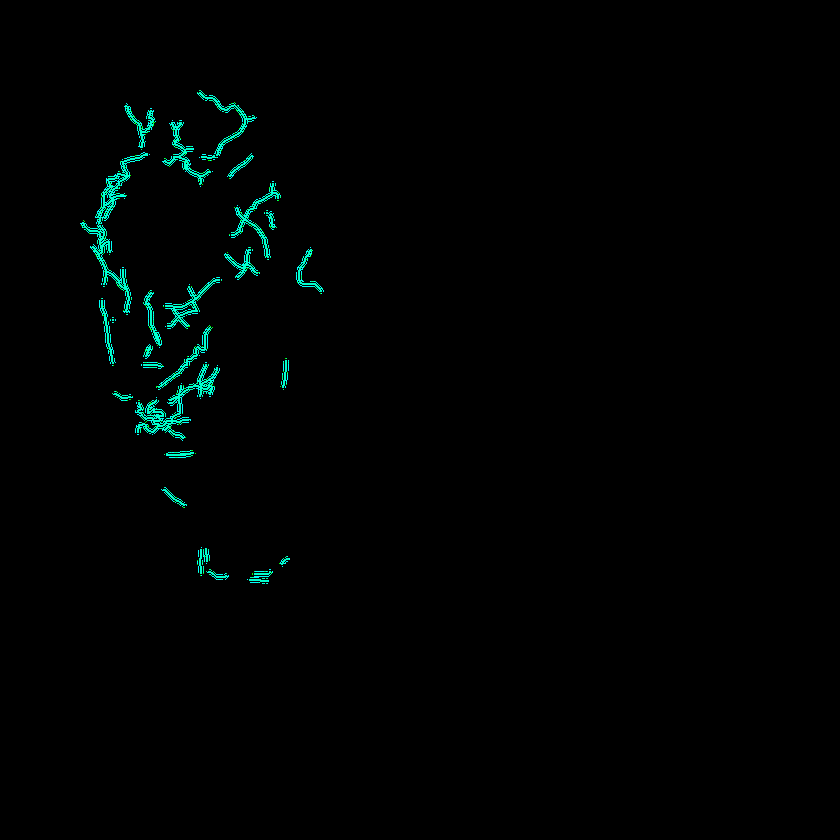
#> input picture docs/文档库/神秘乱七八糟的文档/road_patch_20261003_111909.png, 840 x 840 px, shrunk from 6528 x 6528 before the run, given in place of bigworldmap-13056.jpg, which was not available
$ python extract_v5_bridge.py   (older library calls are emulated)
#> lines starting #> are read from the running program, lines starting #| are printed output that depends on the picture; after the words box and inside, x2 and y2 are one past the last pixel; in counts of white or black regions, pixels touching at a corner belong together; pictures that were not available may be replaced by others from this repository, and a replacement may not be noted
#!/usr/bin/env python3
# -*- coding: utf-8 -*-
"""
extract_v5_bridge.py —— V5（补缝版 v2，Kruskal 最小生成森林）

用户 2026-10-03 15:1x 反馈：
  ① 最底下那条线没闭合（38 成分配对间距 34~39m 的断节）
  ② 左边那条显示成一大片（虚线被 CLOSE 填平）

上一版 bug：bridge() 把每个成分的端点两两组合、反复连线
  → 画出大量横跨的直线（右下出现一个大三角），而且同一端点被复用多次。
本版改法：
  · 对每个成分取骨架端点（真端点，不是中点）
  · 所有跨成分端点对按距离升序 → Kruskal（并查集）连边
  · 约束：距离 <= MAX_GAP，且每个端点最多用一次
  → 得到"最小生成森林"，只连最短的缝，绝无三角
  · 暗线层不做 CLOSE，保持虚线原样（解决 ② 的"糊成一大片"）
"""
import os, json
import numpy as np
import cv2
from skimage.morphology import skeletonize

MAP = 'models/bigworldmap-13056.jpg'
OUT = 'docs/roadnet/v5'
M_PER_PX = 0.61

BRIGHT_LO = int(os.environ.get('V5_BRIGHT_LO', 60))
DARK_V = int(os.environ.get('V5_DARK_V', 38))
MIN_AREA = int(os.environ.get('V5_MIN_AREA', 15))
MIN_SKEL = int(os.environ.get('V5_MIN_SKEL', 25))
CLOSE_K_A = int(os.environ.get('V5_CLOSE_A', 7))
GAP_A = float(os.environ.get('V5_GAP_A', 80))    # 亮路内部补缝上限 px
GAP_B = float(os.environ.get('V5_GAP_B', 100))   # 暗线内部补缝上限 px
GAP_AB = float(os.environ.get('V5_GAP_AB', 90))  # 暗线↔亮路 补缝上限 px
BRIDGE_W = int(os.environ.get('V5_BRIDGE_W', 2))
KEEP_MAIN = os.environ.get('V5_KEEP_MAIN', '1') == '1'

os.makedirs(OUT, exist_ok=True)


def sk_px(m):
    return int(skeletonize(m > 0).sum())


def skel_endpoints(sub):
    """子图骨架的真端点；返回 [(x,y)]（局部坐标）"""
    sk = skeletonize(sub > 0)
    ys, xs = np.nonzero(sk)
    if len(ys) == 0:
        return []
    k = np.array([[1, 1, 1], [1, 10, 1], [1, 1, 1]], np.int16)
    nb = cv2.filter2D(sk.astype(np.int16), cv2.CV_16S, k)
    ep = sk & (nb == 11)
    ey, ex = np.nonzero(ep)
    if len(ey) == 0:
        ey, ex = ys, xs
    return list(zip(ex.tolist(), ey.tolist()))


def prepare(mask, name):
    """去碎点 → 返回干净掩膜 + 每个成分的端点(全局坐标)"""
    n, lab, st, _ = cv2.connectedComponentsWithStats(mask, 8)
    keep = np.zeros(n, bool)
    eps = {}
    for i in range(1, n):
        x, y, w, h, area = st[i]
        if area < MIN_AREA:
            continue
        sub = (lab[y:y + h, x:x + w] == i).astype(np.uint8)
        if sk_px(sub) < MIN_SKEL:
            continue
        keep[i] = True
        eps[i] = [(x + ex, y + ey) for ex, ey in skel_endpoints(sub)]
    clean = keep[lab].astype(np.uint8)
    print(f'  [{name}] 成分 {n-1} → 保留 {int(keep.sum())}  骨架 {sk_px(clean)}px '
          f'= {sk_px(clean)*M_PER_PX/1000:.1f} km', flush=True)
    return clean, eps


class DSU:
    def __init__(s, n): s.p = list(range(n))
    def find(s, x):
        while s.p[x] != x:
            s.p[x] = s.p[s.p[x]]
            x = s.p[x]
        return x
    def union(s, a, b):
        ra, rb = s.find(a), s.find(b)
        if ra == rb:
            return False
        s.p[rb] = ra
        return True


def bridge(mask, eps, max_gap, name, width=2):
    """Kruskal 最小生成森林：只连最短的缝，每端点最多用一次"""
    ids = [i for i in eps if eps[i]]
    if len(ids) < 2:
        return mask, []
    # 收集所有跨成分端点对
    edges = []
    for ai in range(len(ids)):
        for bi in range(ai + 1, len(ids)):
            ia, ib = ids[ai], ids[bi]
            for j, (x1, y1) in enumerate(eps[ia]):
                for k, (x2, y2) in enumerate(eps[ib]):
                    d = ((x1 - x2) ** 2 + (y1 - y2) ** 2) ** 0.5
                    if d <= max_gap:
                        edges.append((d, ia, j, ib, k, x1, y1, x2, y2))
    edges.sort(key=lambda e: e[0])
    dsu = DSU(max(ids) + 1)
    used = {}        # (组件, 端点索引) -> 已用
    canvas = mask.copy()
    drawn = []
    for d, ia, j, ib, k, x1, y1, x2, y2 in edges:
        if (ia, j) in used or (ib, k) in used:
            continue
        if dsu.find(ia) == dsu.find(ib):
            continue
        dsu.union(ia, ib)
        used[(ia, j)] = 1
        used[(ib, k)] = 1
        cv2.line(canvas, (x1, y1), (x2, y2), 1, width)
        drawn.append((round(d, 1), ia, ib))
    print(f'  [{name}] 桥接 {len(drawn)} 条 (上限 {max_gap:.0f}px)'
          + (f'  最短 {min(x[0] for x in drawn):.0f}px' if drawn else ''), flush=True)
    return canvas, drawn


def main():
    print('═══ 读原生底图 ═══', flush=True)
    g = cv2.imread(MAP, cv2.IMREAD_GRAYSCALE)
#> g: shape (840, 840); min 0, max 178, mean 1.8
    H, W = g.shape
#> H = 840; W = 840
    np.save('/tmp/v5b_gray.npy', g)

    # ── A 亮路 ──
    print(f'═══ A 亮路 >= {BRIGHT_LO} ═══', flush=True)
    A, epsA = prepare((g >= BRIGHT_LO).astype(np.uint8), 'bright')
#> in prepare, `n, lab, st, _ = cv2.connectedComponentsWithStats(mask, 8)`: lab: shape (840, 840) int32; 123 distinct labels, from 0 to 122
#> in prepare, `n, lab, st, _ = cv2.connectedComponentsWithStats(mask, 8)`: n = 123; st = 123 rows, first 6: [0, 0, 840, 840, 698059], [197, 90, 60, 66, 443], [124, 103, 32, 45, 312], [150, 108, 2, 1, 2], [248, 116, 3, 1, 3], [172, 120, 1, 1, 1]
#> in prepare, `n, lab, st, _ = cv2.connectedComponentsWithStats(mask, 8)`:
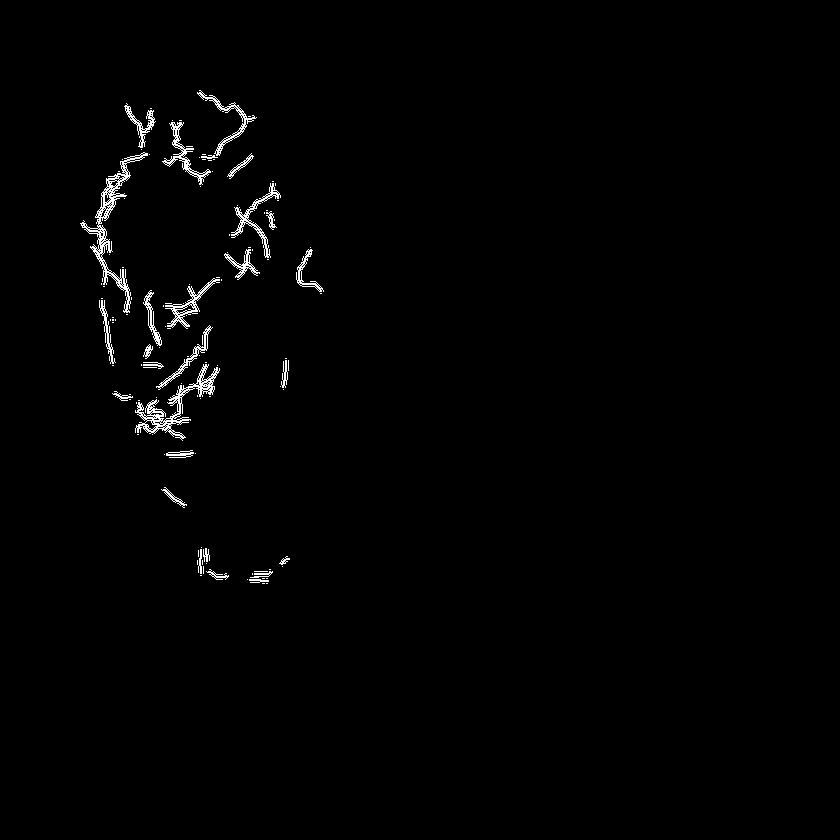
#> mask: shape (840, 840); values 0 (black) and 1 (white), 1.1% white in thin lines or dots, all inside (x1, y1, x2, y2) = (80, 90, 324, 584)
#> the loop in prepare, `for i in range(1, n):` made 122 passes
#> (x, y, w, h, area) on passes 1, 2, 7, 11, 30: (197, 90, 60, 66, 443), (124, 103, 32, 45, 312), (162, 122, 49, 63, 496), (227, 153, 27, 26, 117), (266, 211, 11, 19, 72)
#> (x, y, w, h, area) on passes 10, 14, 23: (80, 152, 68, 161, 1384), (201, 155, 17, 4, 37), (231, 183, 50, 75, 531)
#> after the loop in prepare, `for i in range(1, n):`: eps = 26 items
#> in prepare, `clean = keep[lab].astype(np.uint8)`: clean: shape (840, 840); values 0 (black) and 1 (white), 1% white in thin lines or dots, all inside (x1, y1, x2, y2) = (80, 90, 324, 583)
#|   [bright] 成分 122 → 保留 26  骨架 5902px = 3.6 km
#> epsA = 26 items
    k = cv2.getStructuringElement(cv2.MORPH_ELLIPSE, (CLOSE_K_A, CLOSE_K_A))
    A = cv2.morphologyEx(A, cv2.MORPH_CLOSE, k)
#> A: shape (840, 840); values 0 (black) and 1 (white), 1.5% white; 22 white regions, largest, box (x1, y1, x2, y2) and area: (80, 152, 148, 313) 2088, (135, 364, 220, 441) 1941, (231, 183, 281, 258) 766
    del k
    if KEEP_MAIN:
        n, lab, st, _ = cv2.connectedComponentsWithStats(A, 8)
#> lab: shape (840, 840) int32; 23 distinct labels, from 0 to 22
#> n = 23; st = 23 rows, first 6: [0, 0, 840, 840, 694802], [197, 90, 60, 66, 638], [124, 103, 32, 45, 440], [162, 122, 49, 63, 728], [80, 152, 68, 161, 2088], [227, 153, 27, 26, 166]
        big = int(np.argmax(st[1:, cv2.CC_STAT_AREA])) + 1
#> big = 4
        A = (lab == big).astype(np.uint8)
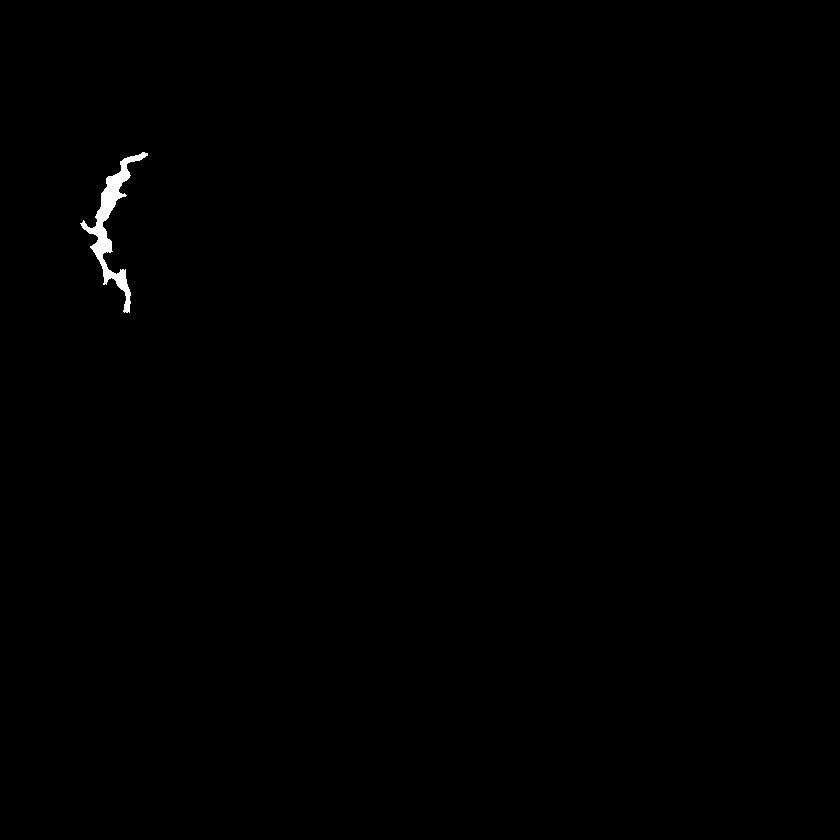
#> A: shape (840, 840); values 0 (black) and 1 (white), 0.3% white; 1 white region, box (x1, y1, x2, y2) and area: (80, 152, 148, 313) 2088
        del lab
    # 重算端点（闭运算后成分变了）
    A, epsA = prepare(A, 'bright-final')
#> the loop in prepare (call 2), `for i in range(1, n):` made 1 pass
#> (x, y, w, h, area) on pass 1: (80, 152, 68, 161, 2088)
#> pass 1, in skel_endpoints (call 27), `ep = sk & (nb == 11)`:
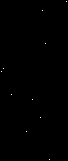
#> ep: shape (161, 68) bool; 0.09% white in thin lines or dots
#|   [bright-final] 成分 1 → 保留 1  骨架 262px = 0.2 km
#> epsA = {1: [(146, 153), (122, 162), (125, 195), (83, 220), (81, 223), (91, 246), (112, 251), (120, 269), (106, 283), (129, 311)]}
    np.save('/tmp/v5b_A.npy', A)

    # ── B 暗线（不闭运算）──
    print(f'═══ B 暗线 == {DARK_V}（保虚线，不闭运算） ═══', flush=True)
    B, epsB = prepare((g == DARK_V).astype(np.uint8), 'dark38')
#> in prepare (call 3), `n, lab, st, _ = cv2.connectedComponentsWithStats(mask, 8)`: lab: shape (840, 840) int32; every value is 0
#> in prepare (call 3), `n, lab, st, _ = cv2.connectedComponentsWithStats(mask, 8)`: mask: shape (840, 840); every value is 0
#|   [dark38] 成分 0 → 保留 0  骨架 0px = 0.0 km
#> epsB = 0 items
    np.save('/tmp/v5b_B.npy', B)

    # ── 桥接 ──
    print('═══ 桥接补缝（Kruskal 最小生成森林） ═══', flush=True)
    newmask = np.zeros((H, W), np.uint8)      # 只记录新画的桥

    def rec(base_mask, eps, gap, name):
#> called with gap = 100, name = 'B内部'
        before = base_mask.copy()
        after, drawn = bridge(base_mask, eps, gap, name, BRIDGE_W)
#> in bridge, `ids = [i for i in eps if eps[i]]`: ids = []
#> drawn = []
        newmask[:] |= cv2.subtract(after, before)
        return after

    B2 = rec(B, epsB, GAP_B, 'B内部')
    AB = ((A > 0) | (B2 > 0)).astype(np.uint8)
    _, epsAB = prepare(AB, 'A∪B')
#|   [A∪B] 成分 1 → 保留 1  骨架 262px = 0.2 km
#> epsAB has the same summary as epsA
    V5 = rec(AB, epsAB, GAP_AB, 'A∪B 全局')
    del AB

    # ── 收尾：就近吸附 or 删除 ──
    # ★ 桥接用的是"端点对端点"距离，会出现端点到主干端点 >GAP、
    #   但像素距离很近的碎屑（实测 33px @5880,6659 离主干仅 19px）。
    #   这里做最后一遍：够近的从"最近端点"直连"主干最近像素"，太远的删掉。
    ORPHAN_MAX = float(os.environ.get('V5_ORPHAN_MAX', 100))
    print(f'═══ 收尾吸附（≤{ORPHAN_MAX:.0f}px 吸附，否则删除） ═══', flush=True)
    n_a, lab_a, st_a, _ = cv2.connectedComponentsWithStats(V5, 8)
#> n_a = 2; st_a = [[0, 0, 840, 840, 703512], [80, 152, 68, 161, 2088]]
    big = int(np.argmax(st_a[1:, cv2.CC_STAT_AREA])) + 1
#> big = 1
    mainm = (lab_a == big).astype(np.uint8)
    my, mx = np.nonzero(mainm)
#> my = 2088 values from 152 to 312; mx = 2088 values, max 147 at index 9, min 80 at index 1027, mean 111.3
    mpix = np.stack([mx, my], 1).astype(np.int32)
#> mpix = 2088 pairs, first value 80 to 147, second value 152 to 312
    snapped, dropped = [], []
    for i in range(1, n_a):
        if i == big:
            continue
        x, y, w, h, a = st_a[i]
        sub = (lab_a[y:y + h, x:x + w] == i).astype(np.uint8)
        epl = skel_endpoints(sub)
        if not epl:
            epl = [(w // 2, h // 2)]
        gx = np.array([x + ex for ex, _ in epl], np.int32)
        gy = np.array([y + ey for _, ey in epl], np.int32)
        # 每个端点找主干最近像素
        best = None
        for px, py in zip(gx, gy):
            d2 = (mpix[:, 0] - px) ** 2 + (mpix[:, 1] - py) ** 2
            j = int(np.argmin(d2))
            dd = float(d2[j]) ** 0.5
            if best is None or dd < best[0]:
                best = (dd, int(px), int(py), int(mpix[j, 0]), int(mpix[j, 1]))
        dd, px, py, qx, qy = best
        if dd <= ORPHAN_MAX:
            cv2.line(V5, (px, py), (qx, qy), 1, BRIDGE_W)
            newmask[:] |= cv2.line(np.zeros((H, W), np.uint8), (px, py), (qx, qy), 1, BRIDGE_W)
            snapped.append((int(a), round(dd, 1), int(x), int(y)))
        else:
            V5[y:y + h, x:x + w][sub > 0] = 0
            dropped.append((int(a), round(dd, 1), int(x), int(y)))
#> after the loop, dropped = []; snapped = []
    del mainm, mpix, lab_a
    if snapped:
        print('  吸附 ' + ', '.join(f'{a}px(距{d}px)@{x},{y}' for a, d, x, y in snapped), flush=True)
    if dropped:
        print('  删除 ' + ', '.join(f'{a}px(距{d}px)@{x},{y}' for a, d, x, y in dropped), flush=True)
    if not snapped and not dropped:
        print('  无残留碎块', flush=True)

    s5 = sk_px(V5)
#> s5 = 262
    n5, lab5, st5, _ = cv2.connectedComponentsWithStats(V5, 8)
#> n5 = 2; st5 has the same summary as st_a
    print(f'★ V5 骨架 {s5}px = {s5*M_PER_PX/1000:.1f} km  成分 {n5-1}', flush=True)
#| ★ V5 骨架 262px = 0.2 km  成分 1
    for r in (np.argsort(-st5[1:, 4])[:8] + 1):
        print(f'    {int(st5[r,4]):>9d} px  @{st5[r,0]},{st5[r,1]}', flush=True)
#> this loop made 1 pass
#|          2088 px  @80,152
    print(f'  桥接新增像素 {int(newmask.sum())}（应远小于总骨架）', flush=True)
#|   桥接新增像素 0（应远小于总骨架）

    sp = '/Users/dupi/Desktop/road_patch_20261003_141553.png'
    cov = None
    if os.path.exists(sp):
        im = cv2.imread(sp, cv2.IMREAD_UNCHANGED)
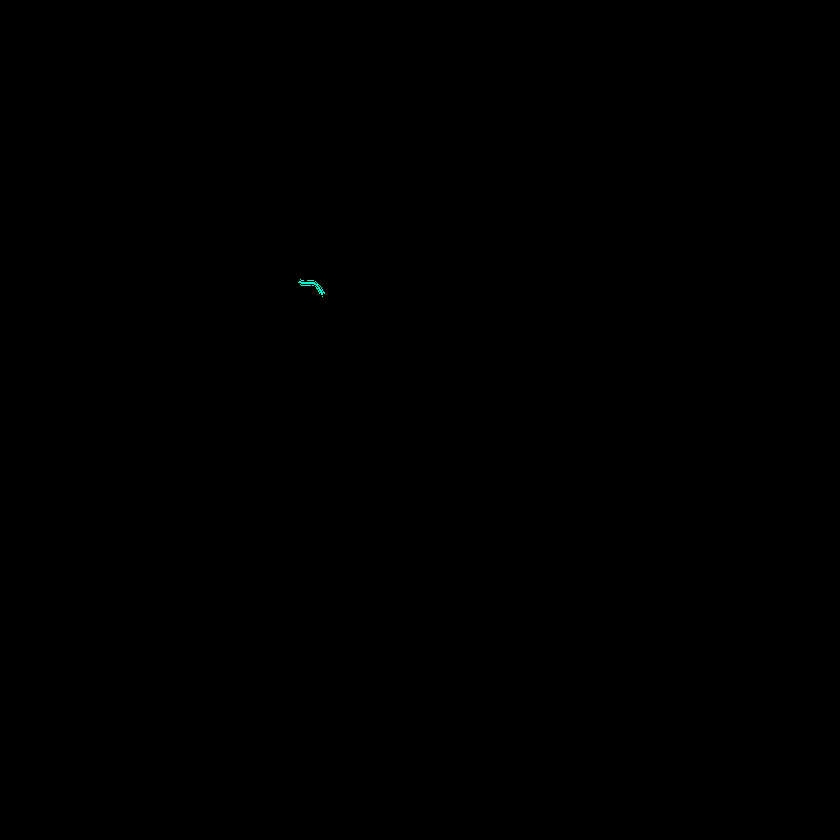
#> input picture docs/文档库/神秘乱七八糟的文档/road_patch_20261003_141553.png, 840 x 840 px, shrunk from 6528 x 6528 before the run, found by its file name
#> im is the input picture: shape (840, 840, 4); mean B, G, R, A 0, 0, 0, 0
        S = cv2.resize((im[:, :, 3] > 0).astype(np.uint8), (W, H), interpolation=cv2.INTER_NEAREST)
#> S: shape (840, 840); values 0 (black) and 1 (white), 0.02% white in thin lines or dots, all inside (x1, y1, x2, y2) = (298, 279, 325, 297)
        band = cv2.dilate(S, cv2.getStructuringElement(cv2.MORPH_ELLIPSE, (13, 13)))
#> band: shape (840, 840); values 0 (black) and 1 (white), 0.1% white; 1 white region, box (x1, y1, x2, y2) and area: (292, 273, 331, 303) 684
        V5d = cv2.dilate(V5, cv2.getStructuringElement(cv2.MORPH_ELLIPSE, (5, 5)))
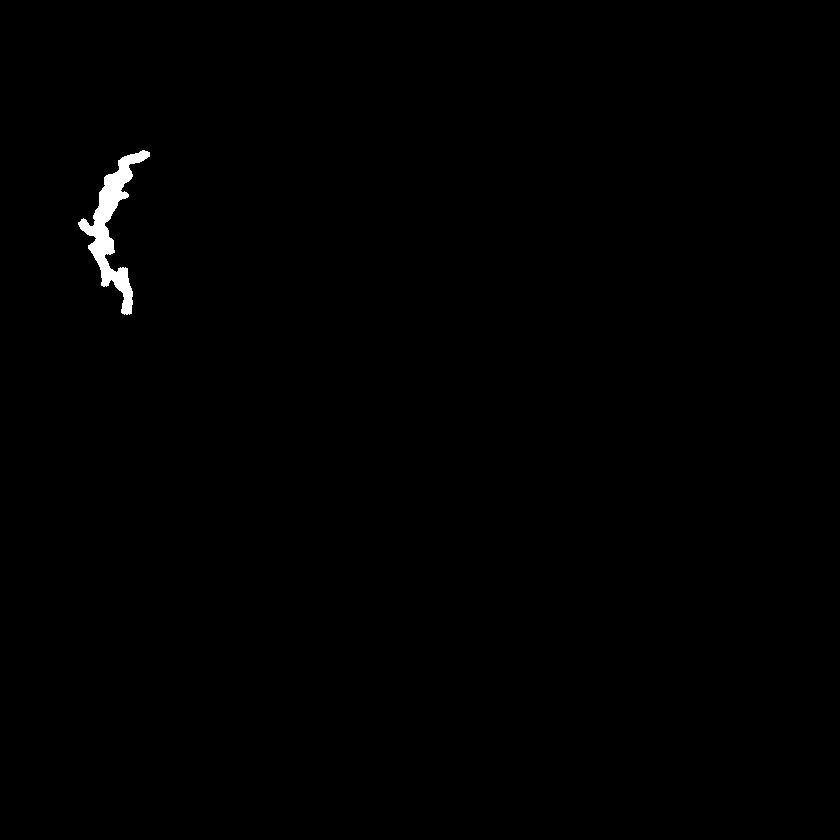
#> V5d: shape (840, 840); values 0 (black) and 1 (white), 0.44% white; 1 white region, box (x1, y1, x2, y2) and area: (78, 150, 150, 315) 3133
        cov = float((band & V5d).sum()) / float(band.sum())
#> cov = 0
        print(f'  笔画带覆盖 {cov*100:.1f}%', flush=True)
#|   笔画带覆盖 0.0%
        del band, V5d, S, im

    # ── 渲染 ──
    print('═══ 渲染 ═══', flush=True)
    w = np.zeros((H, W, 3), np.uint8)
    w[V5 > 0] = (255, 255, 255)
    cv2.imwrite(f'{OUT}/V5_白线黑底_全域.png', w)
    cv2.imwrite(f'{OUT}/V5_白线黑底.png', cv2.resize(w, (W // 2, H // 2), interpolation=cv2.INTER_AREA))
    del w
    base = cv2.cvtColor(g, cv2.COLOR_GRAY2BGR)
    over = base.copy()
    over[A > 0] = (77, 77, 255)
#> over: shape (840, 840, 3); mean B, G, R 1.7, 1.7, 2.3
    over[B2 > 0] = (0, 212, 255)
    cv2.imwrite(f'{OUT}/V5_交付_红亮路_黄暗线_压原图.png',
                cv2.resize(over, (W // 2, H // 2), interpolation=cv2.INTER_AREA))
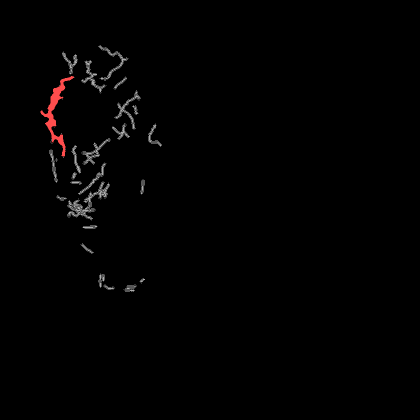
#> saved as V5_交付_红亮路_黄暗线_压原图.png: shape (420, 420, 3); mean B, G, R 1.7, 1.7, 2.3
    cv2.imwrite(f'{OUT}/V5_交付_红亮路_黄暗线_压原图_全域.png', over)
    # 诊断：洋红 = 新补的桥
    diag = over.copy()
    diag[newmask > 0] = (255, 0, 255)
    cv2.imwrite(f'{OUT}/V5_诊断_洋红=新补的桥.png',
                cv2.resize(diag, (W // 2, H // 2), interpolation=cv2.INTER_AREA))
    del diag, over
    sc = 3
    def th(i): return cv2.resize(i, (W // sc, H // sc), interpolation=cv2.INTER_AREA)
    ww = np.zeros((H, W, 3), np.uint8); ww[V5 > 0] = (255, 255, 255)
    mm = base.copy(); mm[A > 0] = (77, 77, 255); mm[B2 > 0] = (0, 212, 255)
    t1, t2, t3 = th(base), th(ww), th(mm)
    for t, s in ((t1, '原图'), (t2, 'V5 白线'), (t3, 'V5 红=亮路 黄=暗线')):
        cv2.putText(t, s, (30, 80), cv2.FONT_HERSHEY_SIMPLEX, 2.6, (0, 0, 255), 7)
#> this loop made 3 passes
#> s on passes 1 to 3: '原图', 'V5 白线', 'V5 红=亮路 黄=暗线'
    cv2.imwrite(f'{OUT}/V5_交付_三联.png', np.hstack([t1, t2, t3]))
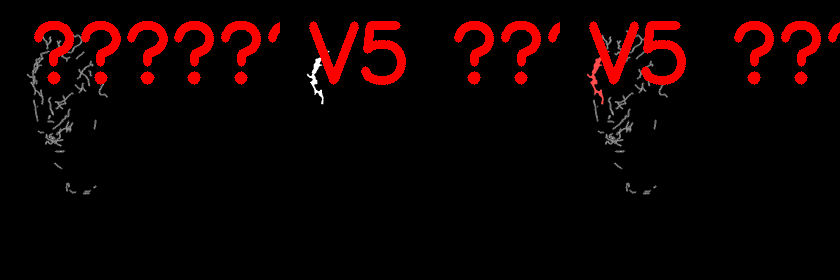
#> saved as V5_交付_三联.png: shape (280, 840, 3); mean B, G, R 1.3, 1.3, 15.6
    del ww, mm, t1, t2, t3, base
    bw = np.zeros((H, W, 3), np.uint8); bw[B2 > 0] = (255, 255, 255)
    cv2.imwrite(f'{OUT}/V5_暗色车道线_单层.png',
                cv2.resize(bw, (W // 2, H // 2), interpolation=cv2.INTER_AREA))
#> bw: shape (840, 840, 3); every value is 0
    del bw, g

    json.dump({'bright_lo': BRIGHT_LO, 'dark_v': DARK_V,
               'gap_b': GAP_B, 'gap_ab': GAP_AB, 'bridge_w': BRIDGE_W,
               'V5_km': round(s5 * M_PER_PX / 1000, 1), 'V5_comps': int(n5 - 1),
               'bridge_px': int(newmask.sum()),
               'stroke_cov': None if cov is None else round(cov, 4)},
              open(f'{OUT}/V5_report.json', 'w'), indent=1, ensure_ascii=False)
    print('  →', OUT, flush=True)


if __name__ == '__main__':
    main()
